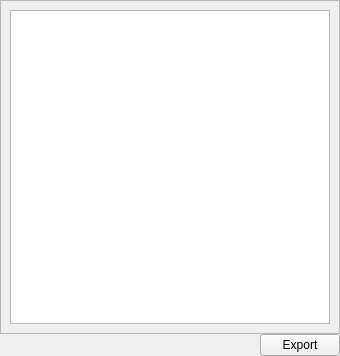
<?xml version="1.0" encoding="UTF-8"?>
<ui version="4.0">
 <class>GraphForm</class>
 <widget class="QWidget" name="GraphForm">
  <property name="geometry">
   <rect>
    <x>0</x>
    <y>0</y>
    <width>340</width>
    <height>356</height>
   </rect>
  </property>
  <property name="windowTitle">
   <string>Form</string>
  </property>
  <layout class="QVBoxLayout" name="verticalLayout">
   <property name="spacing">
    <number>0</number>
   </property>
   <property name="margin">
    <number>0</number>
   </property>
   <item>
    <widget class="QFrame" name="frame">
     <property name="frameShape">
      <enum>QFrame::StyledPanel</enum>
     </property>
     <property name="frameShadow">
      <enum>QFrame::Raised</enum>
     </property>
     <layout class="QHBoxLayout" name="horizontalLayout_2">
      <item>
       <widget class="QGraphicsView" name="graphicsView">
        <property name="interactive">
         <bool>false</bool>
        </property>
        <property name="alignment">
         <set>Qt::AlignBottom|Qt::AlignLeading|Qt::AlignLeft</set>
        </property>
        <property name="viewportUpdateMode">
         <enum>QGraphicsView::FullViewportUpdate</enum>
        </property>
       </widget>
      </item>
     </layout>
    </widget>
   </item>
   <item>
    <layout class="QHBoxLayout" name="horizontalLayout">
     <item>
      <spacer name="horizontalSpacer">
       <property name="orientation">
        <enum>Qt::Horizontal</enum>
       </property>
       <property name="sizeHint" stdset="0">
        <size>
         <width>40</width>
         <height>20</height>
        </size>
       </property>
      </spacer>
     </item>
     <item>
      <widget class="QPushButton" name="exportButton">
       <property name="text">
        <string>Export</string>
       </property>
      </widget>
     </item>
    </layout>
   </item>
  </layout>
 </widget>
 <resources/>
 <connections/>
</ui>
